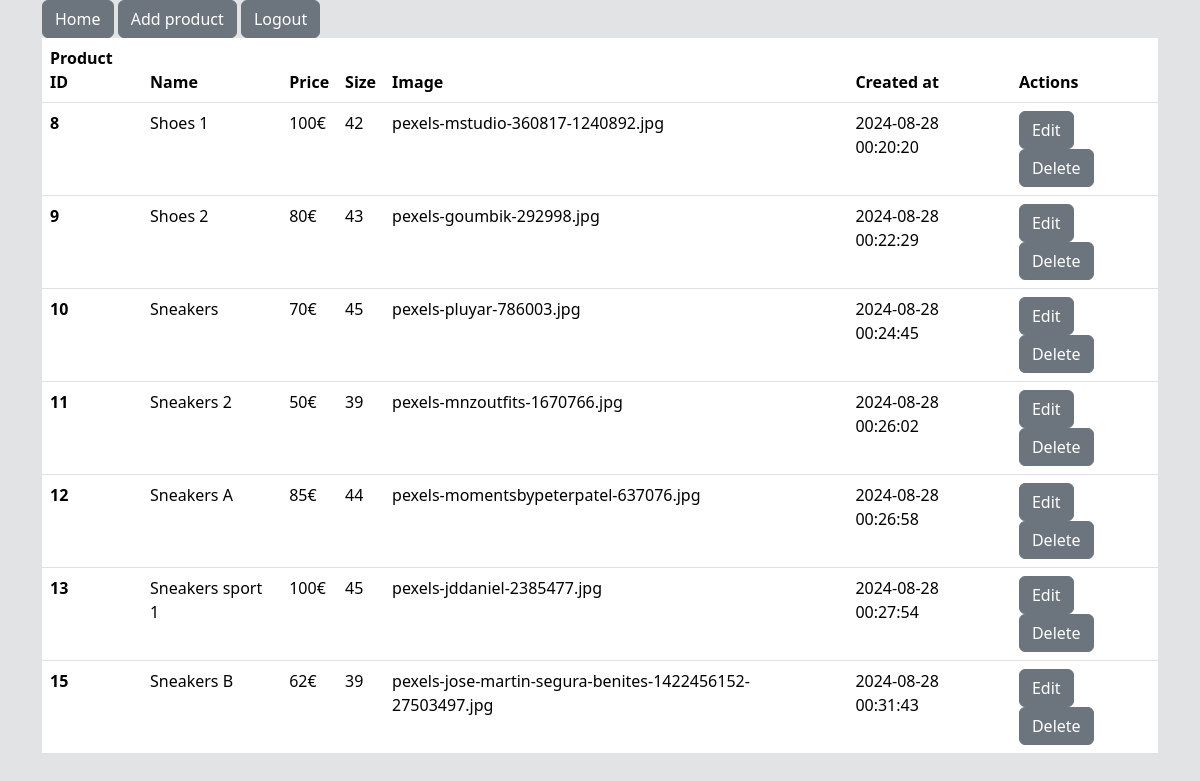
Page /admin/index.php (signed in) on the committed database.
### tables this page shows
CREATE TABLE `products` (
  `product_id` int(11) NOT NULL,
  `name` varchar(255) NOT NULL,
  `price` varchar(255) NOT NULL,
  `size` varchar(255) NOT NULL,
  `image` varchar(255) NOT NULL,
  `created_at` datetime NOT NULL DEFAULT current_timestamp()
);

### app/classes/User.php (called while the page is built, shortened)
<?php
class User {
    protected $conn;
    public function __construct() {
        global $conn;
        $this->conn = $conn;
    }
    public function is_logged() {
        if (isset($_SESSION['user_id'])) {
            return true;
        }
        return false;
    }
    public function is_admin() {
        $query = "SELECT * FROM users WHERE user_id = ? AND is_admin = 1";
        $stmt = $this->conn->prepare($query);
        $stmt->bind_param('i', $_SESSION['user_id']);
        $stmt->execute();
        $result = $stmt->get_result();
        if ($result->num_rows > 0) {
            return true;
        }
        return false;
    }
}

### app/classes/Product.php (called while the page is built, shortened)
<?php
class Product {
    protected $conn;
    public function __construct() {
        global $conn;
        $this->conn = $conn;
    }
    public function fetch_all() {
        $sql = "SELECT * FROM products";
        $result = $this->conn->query($sql);
        return $result->fetch_all(MYSQLI_ASSOC);
    }
}

### admin/index.php (the view, shortened to what this page needs)
<?php
require_once '../app/config/config.php';
require_once '../app/classes/User.php';
require_once '../app/classes/Product.php';
$user = new User();
if ($user->is_logged() && $user->is_admin()) :
$products = new Product();
$products = $products->fetch_all();
?>
<!DOCTYPE html>
<html lang="en">
<head>
    <link href="https://cdn.jsdelivr.net/npm/bootstrap@5.3.3/dist/css/bootstrap.min.css" rel="stylesheet">
</head>
<body class="bg-secondary-subtle">
    <div class="container">
        <a href="../index.php" class="btn btn-secondary">Home</a>
        <a href="add_product.php" class="btn btn-secondary">Add product</a>
        <a href="../logout.php" class="btn btn-secondary">Logout</a>
        <table class="table tabel-striped">
            <thead>
                <tr>
                    <th scope="col">Product ID</th>
                    <th scope="col">Name</th>
                    <th scope="col">Price</th>
                    <th scope="col">Size</th>
                    <th scope="col">Image</th>
                    <th scope="col">Created at</th>
                    <th scope="col">Actions</th>
                </tr>
            </thead>
            <tbody>
                <?php foreach ($products as $product): ?>
                    <tr>
                        <th scope="row"><?php echo $product['product_id']; ?></th>
                        <td><?php echo $product['name']; ?></td>
                        <td><?php echo $product['price']; ?>€</td>
                        <td><?php echo $product['size']; ?></td>
                        <td><?php echo $product['image']; ?></td>
                        <td><?php echo $product['created_at']; ?></td>
                        <td>
                            <a href="edit_product.php?id=<?php echo $product['product_id']; ?>" class="btn btn-secondary">Edit</a>
                            <a href="delete_product.php?id=<?php echo $product['product_id']; ?>" class="btn btn-secondary">Delete</a>
                        </td>
                    </tr>
                <?php endforeach; ?>
            </tbody>
        </table>
    </div>
</body>
</html>
<?php endif; ?>

### rows in the picture
products: product_id "8", name "Shoes 1", price "100", size "42", image "pexels-mstudio-360817-1240892.jpg", created_at "2024-08-28 00:20:20"
products: product_id "9", name "Shoes 2", price "80", size "43", image "pexels-goumbik-292998.jpg", created_at "2024-08-28 00:22:29"
products: product_id "10", name "Sneakers", price "70", size "45", image "pexels-pluyar-786003.jpg", created_at "2024-08-28 00:24:45"
products: product_id "11", name "Sneakers 2", price "50", size "39", image "pexels-mnzoutfits-1670766.jpg", created_at "2024-08-28 00:26:02"
products: product_id "12", name "Sneakers A", price "85", size "44", image "pexels-momentsbypeterpatel-637076.jpg", created_at "2024-08-28 00:26:58"
products: product_id "13", name "Sneakers sport 1", price "100", size "45", image "pexels-jddaniel-2385477.jpg", created_at "2024-08-28 00:27:54"
products: product_id "15", name "Sneakers B", price "62", size "39", image "pexels-jose-martin-segura-benites-1422456152-27503497.jpg", created_at "2024-08-28 00:31:43"
